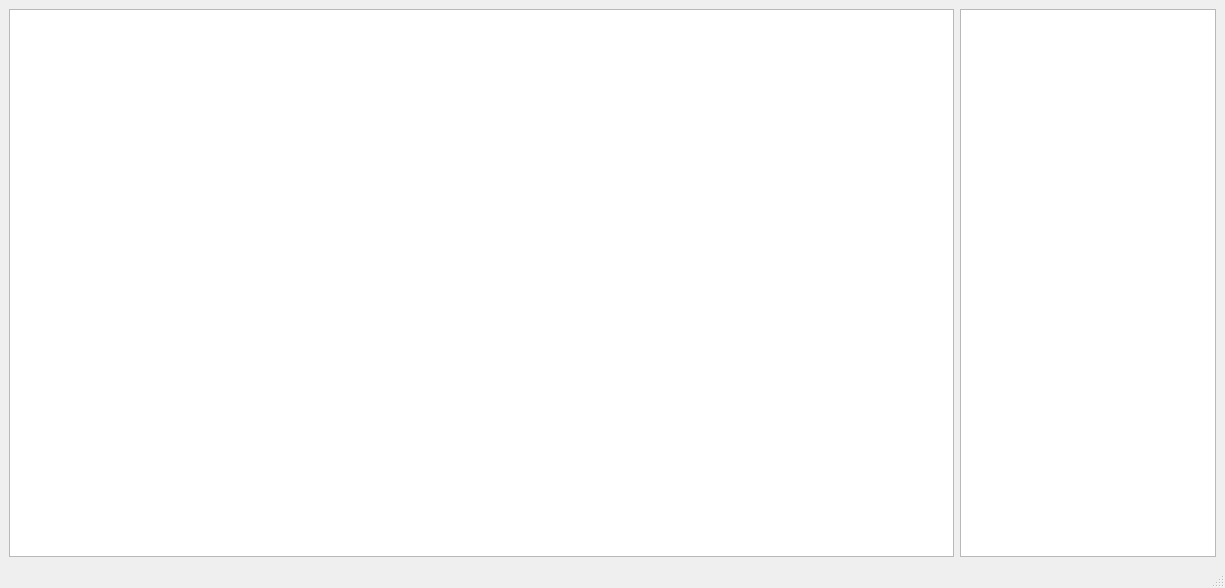
<?xml version="1.0" encoding="UTF-8"?>
<ui version="4.0">
 <class>MainWindow</class>
 <widget class="QMainWindow" name="MainWindow">
  <property name="geometry">
   <rect>
    <x>0</x>
    <y>0</y>
    <width>1225</width>
    <height>588</height>
   </rect>
  </property>
  <property name="windowTitle">
   <string>MainWindow</string>
  </property>
  <widget class="QWidget" name="centralwidget">
   <layout class="QHBoxLayout" name="horizontalLayout_3">
    <item>
     <layout class="QHBoxLayout" name="horizontalLayout">
      <item>
       <widget class="PlotWidget" name="graphicsView"/>
      </item>
     </layout>
    </item>
    <item>
     <layout class="QHBoxLayout" name="horizontalLayout_2">
      <item>
       <widget class="QListView" name="listView">
        <property name="sizePolicy">
         <sizepolicy hsizetype="Fixed" vsizetype="Expanding">
          <horstretch>0</horstretch>
          <verstretch>0</verstretch>
         </sizepolicy>
        </property>
       </widget>
      </item>
     </layout>
    </item>
   </layout>
  </widget>
  <widget class="QMenuBar" name="menubar">
   <property name="geometry">
    <rect>
     <x>0</x>
     <y>0</y>
     <width>1225</width>
     <height>26</height>
    </rect>
   </property>
  </widget>
  <widget class="QStatusBar" name="statusbar"/>
 </widget>
 <customwidgets>
  <customwidget>
   <class>PlotWidget</class>
   <extends>QGraphicsView</extends>
   <header>pyqtgraph</header>
  </customwidget>
 </customwidgets>
 <resources/>
 <connections/>
</ui>
